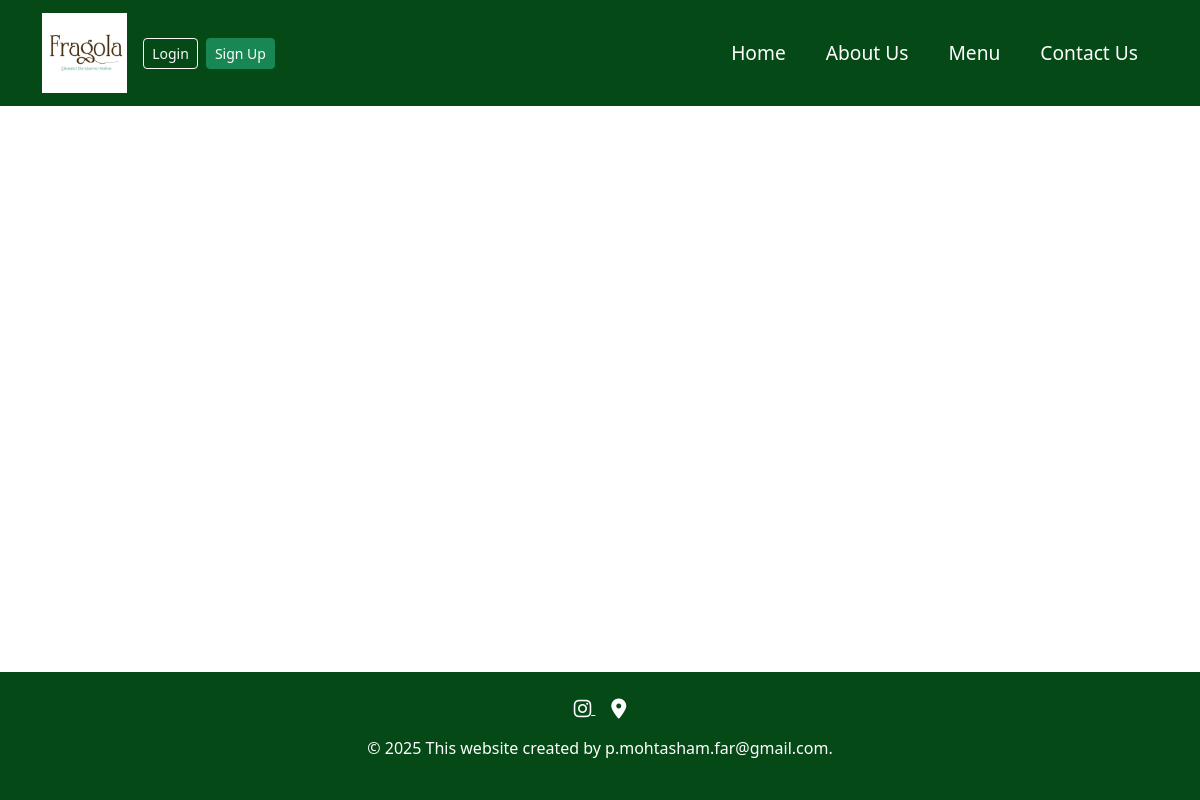
Page /article on the earlier database version.
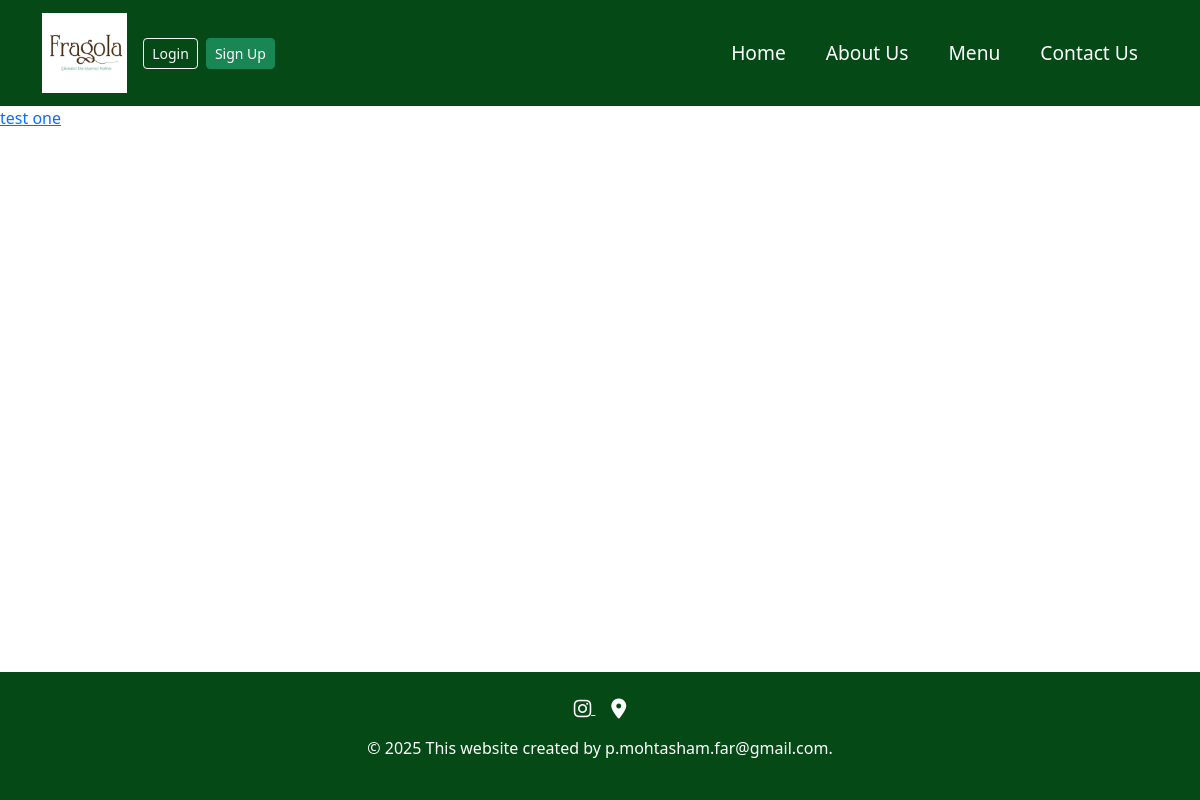
Same page on the later database version.
### article/models.py (models this page shows, shortened)
class Article(models.Model):
    title=models.CharField(_("عنوان"), max_length=100)
    summary=models.CharField(_("خلاصه"), max_length=500)
    description=models.TextField(_("توضیحات"))
    date=models.DateTimeField(_("زمان انتشار"), auto_now=False, auto_now_add=True)
    update=models.DateTimeField(_("زمان ویرایش"), auto_now=True, auto_now_add=False)
    img=models.ImageField(_("تصویر"), upload_to="article_images/", default="static/images/profile.jpg")
    author=models.ForeignKey(get_user_model(), verbose_name=_("نویسنده"), on_delete=models.CASCADE , related_name='articles')

### article/views.py (the view)
# urls.py: path("",views.article_list,name="article_list"),
def article_list(request):
    articles=Article.objects.all()
    return render(request,"articles/list.html",{"articles":articles})

### templates/articles/list.html (shortened to what this page needs)
{% extends 'base.html' %}
{% block content %}
    {% for article in articles  %}
        <a href="{% url 'article_detail' article.id %}">{{article.title}}</a>
    {% endfor %}
{% endblock content %}

Differences in the rows shown:
added Article: title "test one"
